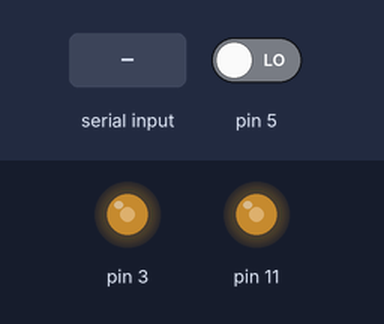
Recording of a sketch running on a simulated Arduino Uno, built for the host (arithmetic inside an expression is 32-bit, double 64-bit). Shown: output pins drawn as LEDs (lit = HIGH). Inputs (shaded band) come from the test bench; at power-on: pin 5 LOW. EEPROM starts erased; what the sketch prints to the serial monitor is not drawn.

Above: at 1.2 s.
1.3 s: "a,45\n" received over Serial
At 2.0 s:
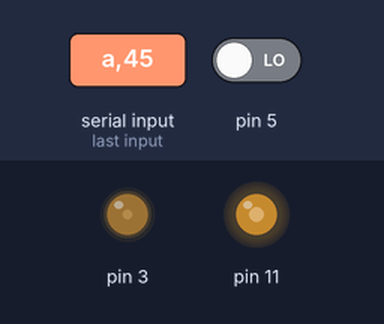
2.8 s: "b,45\n" received over Serial
At 3.1 s:
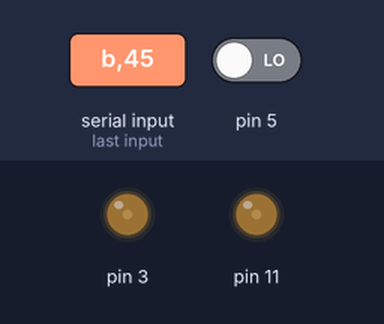
4.3 s: "a90\n" received over Serial
At 5.5 s:
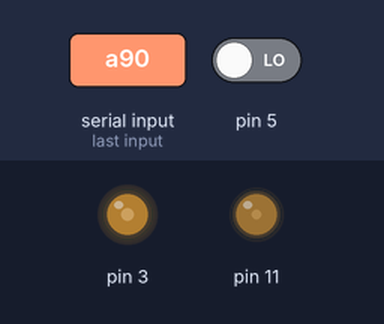
5.8 s: "a" received over Serial
At 7.7 s:
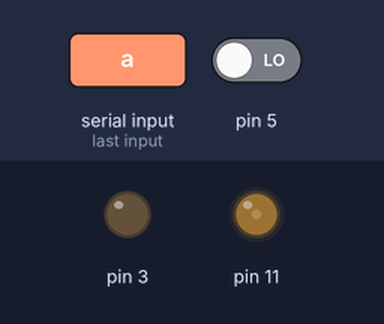
8.5 s: "b90\n" received over Serial
At 9.7 s:
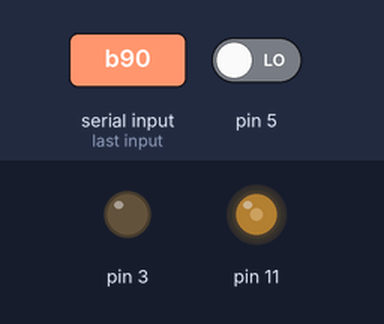
10.0 s: "b" received over Serial
At 12.0 s:
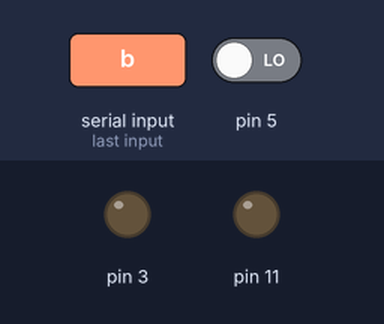
Timing chart, 0 to 13.5 s (numbered marks = the images above; inputs shaded):
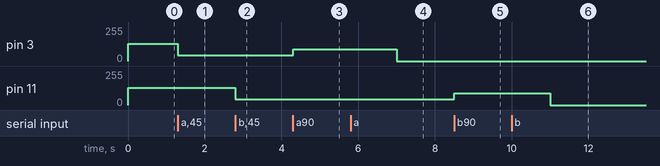

The sketch:

presssens.ino
```cpp
#include <EEPROM.h>
const int eepa = 5;
uint8_t volatile a=128, b=128;

// crc8-dallas 0x31=x^8+x^5+x^4+1; reversed=0x8C
//uint8_t crc8t[16]={0,0x9D,0x23,0xBE,0x46,0xDB,0x65,0xF8,0x8C,0x11,0xAF,0x32,0xCA,0x57,0xE9,0x74};
// crc8-ccitt  0x07=x^8+x^2+x+1; reversed=0xE0
uint8_t crc8t[16]={0,0x1C,0x38,0x24,0x70,0x6C,0x48,0x54,0xE0,0xFC,0xD8,0xC4,0x90,0x8C,0xA8,0xB4};
uint8_t crc8(uint8_t *p, int n){uint8_t c=0; for(;n--;p++){c^=*p;c=(c>>4)^crc8t[c&15];c=(c>>4)^crc8t[c&15];}return c;}

uint8_t eep_chk()
{
  uint8_t x[3];
  for (int i=0; i<3; i++) x[i]=EEPROM.read(eepa+i);
  if (crc8(x,3)!=0) return 0;
  a = x[0];
  b = x[1];
  return 1;
}

void eep_wr()
{
  uint8_t x[3];
  x[0]=a;
  x[1]=b;
  x[2]=crc8(x,2);
  for (int i=0; i<3; i++) EEPROM.write(eepa+i,x[i]);
}

// freq meter timer0 setup, timer1 setup
uint32_t volatile timerc0;
uint32_t volatile timerc1;
uint16_t volatile timerp1;
void timers_setup()
{
  timerc0 = 0;
  timerc1 = 0;
  timerp1 = 0;
  // timer0 interrupt
   OCR0B = 10; // every 256 clk/precaler interrupt
   TIFR0 |= 1 << OCF0B; // clear flag
   TIMSK0 |= 1<<OCIE0B; // set COMP-B interrupts
   // timer1 clock source T1 (PIN5)
   TCCR1A = 0;
   TCCR1B = 0b111 << CS10; // 0b111 external T1, rising edge 0x
   //TCCR1B = 0b001 << CS10; // 0b001 clk/1
   // clear timer1
   TCNT1H = 0; // latch high part
   TCNT1L = 0;
   // timer2 high frequency
  // TCCR2A=0x01; // wgm2[2:0]=0x01
  // TCCR2B=0x01; // cs2[2:0]=0x01 (wgm22=0)

}

SIGNAL(TIMER0_COMPB_vect)
{
  uint8_t low;
  uint16_t m,d;

  low = TCNT1L; // catch high byte
  m = (TCNT1H << 8) | low;
  d = m - timerp1;
  timerp1=m;
  timerc1 += d;
  timerc0++;
}

uint32_t freq_t1()
{
  uint8_t oldSREG = SREG;
  uint32_t a,b;
  uint64_t f;
  cli();
  if (timerc0 >= 975) {
    a=timerc1;
    b=timerc0;
    timerc1=timerc0=0;
    SREG = oldSREG;
    f = a;
    f *= 16000000;
    f /= b*16384;
    return f;
  } else {
    SREG = oldSREG;
    return 0xFFFFFFFF;
  }
}

void setup()
{
  Serial.begin(115200);
  timers_setup();
  pinMode(5, INPUT);
//  pinMode(8, OUTPUT);
//  tone(8,1000);
  if (!eep_chk()) {
    Serial.println("eeprom wrong");
  }
  analogWrite(3,a);
  analogWrite(11,b);
}

void loop()
{
  unsigned long frequency;

  frequency = freq_t1();
  if (frequency!=0xFFFFFFFF) {
    Serial.println(frequency);
  }
  if (Serial.available()) iloop(Serial.read());
}

void iloop(char c)
{
  int x;
  switch(c){
    case 'a': case 'A': x=Serial.parseInt(); a=x; eep_wr(); analogWrite(3,a); break;
    case 'b': case 'B': x=Serial.parseInt(); b=x; eep_wr(); analogWrite(11,b); break;
    case '?': case 'h': Serial.print('A'); Serial.println(a); Serial.print('B'); Serial.println(b); break;
  }
}

void loop1()
{
  unsigned long tl, th, tn, frequency;
  int n;

  tn=0;
  for(n=1000; --n > 0;) {
    tl=pulseIn(5, 0, 250000);
    th=pulseIn(5, 1, 250000);
    if (tl==0 || th==0) break;
    tn+=tl+th;
  }
  if (tn != 0) {
    frequency=1000000000/tn;
    Serial.println(frequency);
  }
}
```

Measured:
- after the input at 1.3 s, pin 3: 128/255 → 45/255 at once
- after the input at 2.8 s, pin 11: 128/255 → 45/255 at once
- after the input at 4.3 s, pin 3: 45/255 → 90/255 at once
- after the input at 5.8 s, pin 3: 90/255 → 0/255 after 1.2 s
- after the input at 8.5 s, pin 11: 45/255 → 90/255 at once
- after the input at 10.0 s, pin 11: 90/255 → 0/255 after 1.0 s
